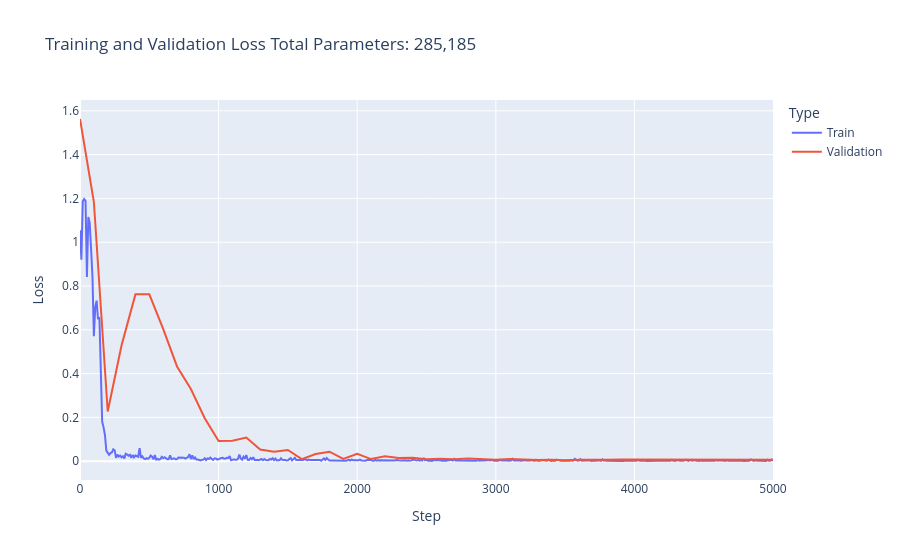

Write notebook code for a chart like this one.
### Code cell
fig,df = create_loss_plot(train_hist, val_hist, steps_hist, total_learnable_params)
fig.show()

### Figure 1 — Plotly figure (JSON) as saved in the notebook; plotly's stock layout.template omitted (floating-point values rounded to 4 significant figures; data arrays with more than 128 entries replaced by an {"elided": "..."} marker saying what was removed)
{"data": [{"hovertemplate": "Type=Train<br>Step=%{x}<br>Loss=%{y}<extra></extra>", "legendgroup": "Train", "line": {"color": "#636efa", "dash": "solid"}, "marker": {"symbol": "circle"}, "mode": "lines", "name": "Train", "orientation": "v", "showlegend": true, "type": "scatter", "x": {"elided": "501 int values"}, "xaxis": "x", "y": {"elided": "501 float values"}, "yaxis": "y"}, {"hovertemplate": "Type=Validation<br>Step=%{x}<br>Loss=%{y}<extra></extra>", "legendgroup": "Validation", "line": {"color": "#EF553B", "dash": "solid"}, "marker": {"symbol": "circle"}, "mode": "lines", "name": "Validation", "orientation": "v", "showlegend": true, "type": "scatter", "x": [0, 100, 200, 300, 400, 500, 600, 700, 800, 900, 1000, 1100, 1200, 1300, 1400, 1500, 1600, 1700, 1800, 1900, 2000, 2100, 2200, 2300, 2400, 2500, 2600, 2700, 2800, 2900, 3000, 3100, 3200, 3300, 3400, 3500, 3600, 3700, 3800, 3900, 4000, 4100, 4200, 4300, 4400, 4500, 4600, 4700, 4800, 4900, 5000], "xaxis": "x", "y": [1.563, 1.185, 0.2271, 0.5293, 0.7619, 0.7621, 0.6042, 0.4326, 0.3294, 0.1959, 0.09226, 0.09351, 0.1082, 0.05328, 0.04355, 0.05156, 0.00915, 0.03264, 0.04356, 0.01032, 0.03323, 0.009761, 0.02211, 0.01436, 0.01602, 0.009168, 0.01159, 0.009019, 0.01222, 0.01098, 0.006751, 0.01023, 0.006732, 0.0058, 0.006912, 0.00475, 0.006792, 0.006116, 0.006387, 0.008229, 0.008079, 0.00721, 0.007884, 0.008361, 0.008993, 0.008759, 0.006514, 0.007646, 0.006237, 0.005596, 0.006894], "yaxis": "y"}], "layout": {"legend": {"title": {"text": "Type"}, "tracegroupgap": 0}, "title": {"text": "Training and Validation Loss\nTotal Parameters: 285,185"}, "xaxis": {"anchor": "y", "domain": [0, 1], "title": {"text": "Step"}}, "yaxis": {"anchor": "x", "domain": [0, 1], "title": {"text": "Loss"}}}}
